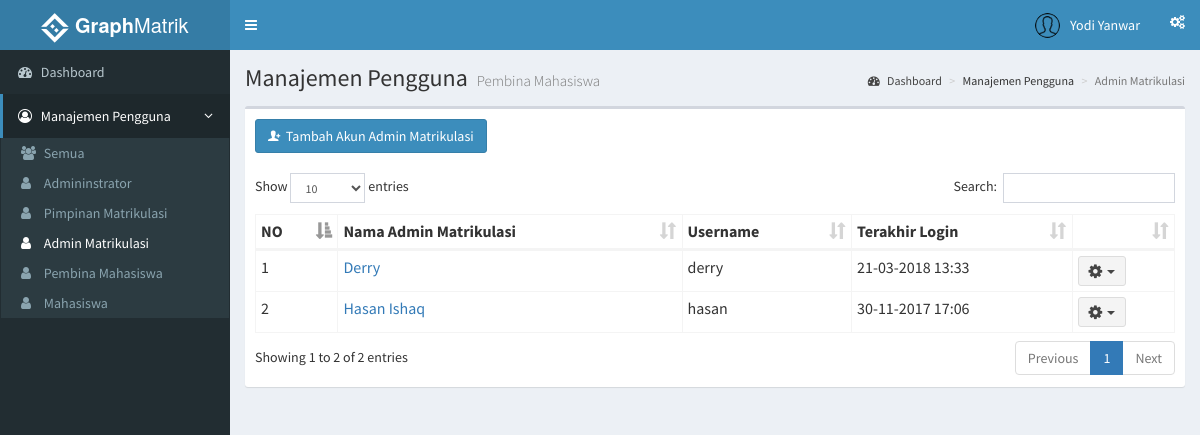
Before: /index.php?page=adminmatrik (signed in) with the older database file.
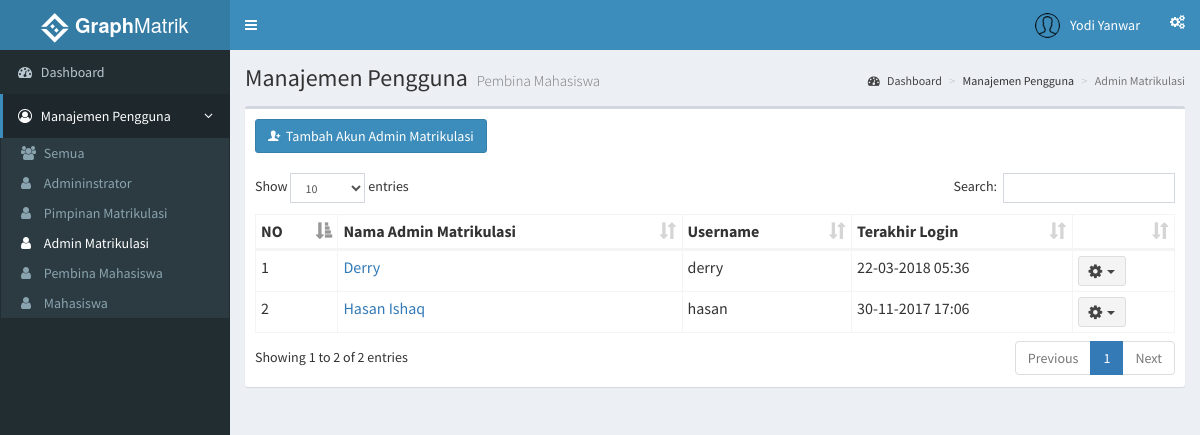
After: the same page with the newer database file.
### tables this page shows
CREATE TABLE `adminmatrik` (
  `id_adminmatrik` int(3) NOT NULL,
  `nama` varchar(35) NOT NULL,
  `telp` varchar(13) DEFAULT NULL,
  `email` varchar(35) DEFAULT NULL,
  `j_kelamin` varchar(15) NOT NULL,
  `tgl_lahir` date DEFAULT NULL,
  `id_user` int(11) DEFAULT NULL,
  `avatar` varchar(100) DEFAULT NULL
);

CREATE TABLE `users` (
  `id_user` int(11) NOT NULL,
  `username` varchar(30) NOT NULL,
  `password` varchar(50) NOT NULL,
  `level` int(11) NOT NULL,
  `last_login` datetime NOT NULL
);

### functions.php (called while the page is built, shortened)
<?php
	function tampilAdminmatrik(){
		$ambildata = mysql_query("SELECT adminmatrik.*, users.* FROM users INNER JOIN adminmatrik ON adminmatrik.id_user = users.id_user ORDER BY nama") or die(mysql_error());
		if (mysql_num_rows($ambildata) > 0) {
			while ($ad = mysql_fetch_assoc($ambildata))
				$data[] = $ad;
				return $data;
		} else{
			echo "Daftar pembina kosong";
		}
	}
 ?>

### role/admin/adminmatrik.php (the view, shortened to what this page needs)
<?php
  include 'functions.php';
 ?>
    <section class="content-header">
      <h1>
        Manajemen Pengguna
        <small>Pembina Mahasiswa</small>
      </h1>
      <ol class="breadcrumb">
        <li><a href="/simon"><i class="fa fa-dashboard"></i>&nbsp;Dashboard</a></li>
        <li>Manajemen Pengguna</li>
        <li class="active">Admin Matrikulasi</li>
      </ol>
    </section>
    <section class="content">
      <div class="row">
        <div class="col-xs-12">
          <div class="box">
            <div class="box-header">
             <button class="btn btn-primary" data-toggle="modal" data-target="#tambahPembina"><i class="ion ion-person-add"></i>&nbsp;&nbsp;Tambah Akun Admin Matrikulasi</button>
            </div>
            <div class="box-body">
              <table id="tablePembina" class="table table-bordered table-hover table-condensed">
                <thead>
                  <tr>
                    <th>NO</th>
                    <th>Nama Admin Matrikulasi</th>
                    <th>Username</th>
                    <th>Terakhir Login</th>
                    <th></th>
                  </tr>
                </thead>
                <tbody>
                  <?php
                    $dataAdminMatrik = tampilAdminmatrik();
                    $no = 1;
                    foreach($dataAdminMatrik as $row){
                   ?>
                <tr>
                  <td><?php echo $no ?></td>
                  <td><?php echo "<a href='index.php?page=adminmatrikdetails&id=".$row['id_user']."'>".$row['nama']."</a>" ?></td>
                  <td><?php echo $row['username'] ?></td>
                  <td><?php if ($row['last_login'] == '0000-00-00 00:00:00'){ echo 'Belum Pernah';}else{ echo date("d-m-Y H:i", strtotime($row['last_login'])) ;}
                  ?></td>
                  <td>
                    <div class="dropdown">
                      <button class="btn btn-default btn-sm dropdown-toggle " type="button" data-toggle="dropdown">
                        <i class="fa fa-cog fa-lg"></i>&nbsp;&nbsp;<span class="caret"></span>
                      </button>
                    </div>
                  </td>
                </tr>
                  <?php
                    $no++; }
                   ?>
                </tbody>
              </table>
            </div>
          </div>
        </div>
      </div>
    </section>

Changed rows visible on the page:
changed through a linked row, adminmatrik "Derry": id_user.last_login "21-03-2018 13:33" → "22-03-2018 05:36"
